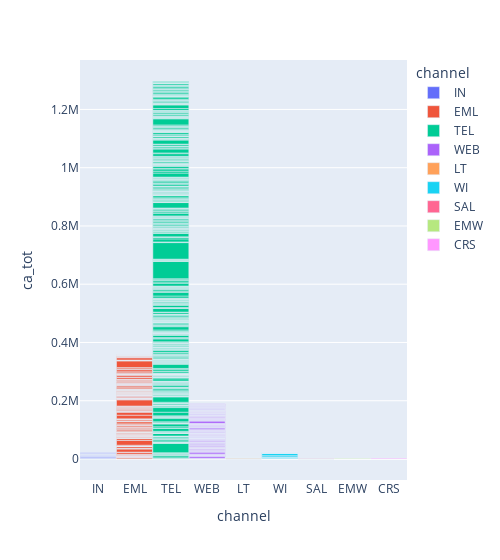

Notebook code cell kept with this figure:
### Code cell
import plotly.express as px

fig = px.bar(data, x= 'channel', y= 'ca_tot', color='channel', width=500)
fig.update_layout(bargap=0.01)
fig.show()

### Figure 1 — Plotly figure (JSON) as saved in the notebook; plotly's stock layout.template omitted (floating-point values rounded to 4 significant figures; data arrays with more than 128 entries replaced by an {"elided": "..."} marker saying what was removed)
{"data": [{"alignmentgroup": "True", "hovertemplate": "channel=%{x}<br>ca_tot=%{y}<extra></extra>", "legendgroup": "IN", "marker": {"color": "#636efa", "pattern": {"shape": ""}}, "name": "IN", "offsetgroup": "IN", "orientation": "v", "showlegend": true, "textposition": "auto", "x": ["IN", "IN", "IN", "IN", "IN", "IN", "IN", "IN", "IN", "IN", "IN", "IN", "IN", "IN", "IN", "IN", "IN", "IN", "IN", "IN", "IN", "IN", "IN", "IN", "IN", "IN", "IN", "IN", "IN", "IN", "IN"], "xaxis": "x", "y": [620.9, 432.7, 140.9, 923.6, 8.63, 0.0, 426.7, 404.9, 1346.0, 2700.0, 2327.0, 541.0, 2071.0, 178.2, 441.9, 0.0, 0.0, 363.6, 132.3, 819.6, 2200.0, 267.4, 0.0, 710.0, 910.8, 524.5, 405.1, 0.0, 698.5, 429.3, 1850.0], "yaxis": "y", "type": "bar"}, {"alignmentgroup": "True", "hovertemplate": "channel=%{x}<br>ca_tot=%{y}<extra></extra>", "legendgroup": "EML", "marker": {"color": "#EF553B", "pattern": {"shape": ""}}, "name": "EML", "offsetgroup": "EML", "orientation": "v", "showlegend": true, "textposition": "auto", "x": {"elided": "246 str values"}, "xaxis": "x", "y": {"elided": "246 float values"}, "yaxis": "y", "type": "bar"}, {"alignmentgroup": "True", "hovertemplate": "channel=%{x}<br>ca_tot=%{y}<extra></extra>", "legendgroup": "TEL", "marker": {"color": "#00cc96", "pattern": {"shape": ""}}, "name": "TEL", "offsetgroup": "TEL", "orientation": "v", "showlegend": true, "textposition": "auto", "x": {"elided": "541 str values"}, "xaxis": "x", "y": {"elided": "541 float values"}, "yaxis": "y", "type": "bar"}, {"alignmentgroup": "True", "hovertemplate": "channel=%{x}<br>ca_tot=%{y}<extra></extra>", "legendgroup": "WEB", "marker": {"color": "#ab63fa", "pattern": {"shape": ""}}, "name": "WEB", "offsetgroup": "WEB", "orientation": "v", "showlegend": true, "textposition": "auto", "x": {"elided": "179 str values"}, "xaxis": "x", "y": {"elided": "179 float values"}, "yaxis": "y", "type": "bar"}, {"alignmentgroup": "True", "hovertemplate": "channel=%{x}<br>ca_tot=%{y}<extra></extra>", "legendgroup": "LT", "marker": {"color": "#FFA15A", "pattern": {"shape": ""}}, "name": "LT", "offsetgroup": "LT", "orientation": "v", "showlegend": true, "textposition": "auto", "x": ["LT", "LT", "LT", "LT", "LT", "LT", "LT", "LT", "LT", "LT", "LT", "LT", "LT"], "xaxis": "x", "y": [149.5, 167.4, 179.3, 3473.0, 138.2, 227.1, 159.8, 147.7, 138.2, 143.6, 187.8, 138.2, 138.2], "yaxis": "y", "type": "bar"}, {"alignmentgroup": "True", "hovertemplate": "channel=%{x}<br>ca_tot=%{y}<extra></extra>", "legendgroup": "WI", "marker": {"color": "#19d3f3", "pattern": {"shape": ""}}, "name": "WI", "offsetgroup": "WI", "orientation": "v", "showlegend": true, "textposition": "auto", "x": ["WI", "WI", "WI", "WI", "WI", "WI", "WI", "WI", "WI", "WI", "WI", "WI", "WI", "WI", "WI", "WI"], "xaxis": "x", "y": [2062.0, 2266.0, 804.1, 939.7, 5294.0, 188.2, 8060.0, 0.0, 0.0, 485.8, 272.7, 508.2, 1202.0, 0.0, 756.6, 115.5], "yaxis": "y", "type": "bar"}, {"alignmentgroup": "True", "hovertemplate": "channel=%{x}<br>ca_tot=%{y}<extra></extra>", "legendgroup": "SAL", "marker": {"color": "#FF6692", "pattern": {"shape": ""}}, "name": "SAL", "offsetgroup": "SAL", "orientation": "v", "showlegend": true, "textposition": "auto", "x": ["SAL", "SAL", "SAL", "SAL"], "xaxis": "x", "y": [325.6, 625.4, 262.7, 156.4], "yaxis": "y", "type": "bar"}, {"alignmentgroup": "True", "hovertemplate": "channel=%{x}<br>ca_tot=%{y}<extra></extra>", "legendgroup": "EMW", "marker": {"color": "#B6E880", "pattern": {"shape": ""}}, "name": "EMW", "offsetgroup": "EMW", "orientation": "v", "showlegend": true, "textposition": "auto", "x": ["EMW"], "xaxis": "x", "y": [1728.0], "yaxis": "y", "type": "bar"}, {"alignmentgroup": "True", "hovertemplate": "channel=%{x}<br>ca_tot=%{y}<extra></extra>", "legendgroup": "CRS", "marker": {"color": "#FF97FF", "pattern": {"shape": ""}}, "name": "CRS", "offsetgroup": "CRS", "orientation": "v", "showlegend": true, "textposition": "auto", "x": ["CRS"], "xaxis": "x", "y": [2456.0], "yaxis": "y", "type": "bar"}], "layout": {"xaxis": {"anchor": "y", "domain": [0.0, 1.0], "title": {"text": "channel"}, "categoryorder": "array", "categoryarray": ["IN", "EML", "TEL", "WEB", "LT", "WI", "SAL", "EMW", "CRS"]}, "yaxis": {"anchor": "x", "domain": [0.0, 1.0], "title": {"text": "ca_tot"}}, "legend": {"title": {"text": "channel"}, "tracegroupgap": 0}, "margin": {"t": 60}, "barmode": "relative", "width": 500, "bargap": 0.01}}
